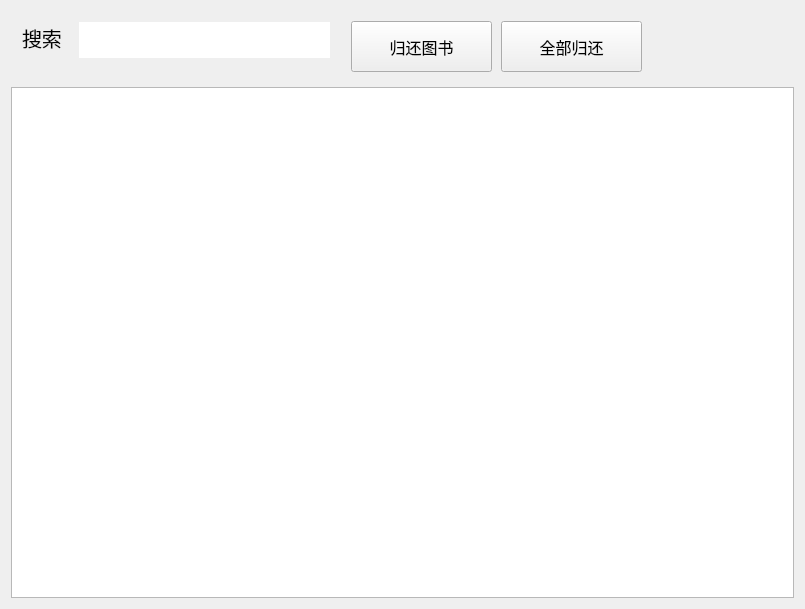
<?xml version="1.0" encoding="UTF-8"?>
<ui version="4.0">
 <class>ReturnBook</class>
 <widget class="QWidget" name="ReturnBook">
  <property name="geometry">
   <rect>
    <x>0</x>
    <y>0</y>
    <width>805</width>
    <height>609</height>
   </rect>
  </property>
  <property name="windowTitle">
   <string>Form</string>
  </property>
  <layout class="QVBoxLayout" name="verticalLayout">
   <item>
    <widget class="QWidget" name="widget" native="true">
     <property name="sizePolicy">
      <sizepolicy hsizetype="Preferred" vsizetype="Minimum">
       <horstretch>0</horstretch>
       <verstretch>0</verstretch>
      </sizepolicy>
     </property>
     <property name="minimumSize">
      <size>
       <width>0</width>
       <height>70</height>
      </size>
     </property>
     <widget class="QLabel" name="label">
      <property name="geometry">
       <rect>
        <x>11</x>
        <y>11</y>
        <width>50</width>
        <height>31</height>
       </rect>
      </property>
      <property name="font">
       <font>
        <pointsize>15</pointsize>
       </font>
      </property>
      <property name="text">
       <string>搜索</string>
      </property>
     </widget>
     <widget class="QLineEdit" name="search">
      <property name="geometry">
       <rect>
        <x>68</x>
        <y>11</y>
        <width>251</width>
        <height>36</height>
       </rect>
      </property>
      <property name="font">
       <font>
        <pointsize>15</pointsize>
       </font>
      </property>
      <property name="text">
       <string/>
      </property>
      <property name="frame">
       <bool>false</bool>
      </property>
     </widget>
     <widget class="QPushButton" name="returnOne">
      <property name="geometry">
       <rect>
        <x>340</x>
        <y>10</y>
        <width>141</width>
        <height>51</height>
       </rect>
      </property>
      <property name="font">
       <font>
        <pointsize>12</pointsize>
       </font>
      </property>
      <property name="text">
       <string>归还图书</string>
      </property>
     </widget>
     <widget class="QPushButton" name="returnAll">
      <property name="geometry">
       <rect>
        <x>490</x>
        <y>10</y>
        <width>141</width>
        <height>51</height>
       </rect>
      </property>
      <property name="font">
       <font>
        <pointsize>12</pointsize>
       </font>
      </property>
      <property name="text">
       <string>全部归还</string>
      </property>
     </widget>
    </widget>
   </item>
   <item>
    <widget class="QTableView" name="tableView"/>
   </item>
  </layout>
 </widget>
 <resources/>
 <connections/>
</ui>
